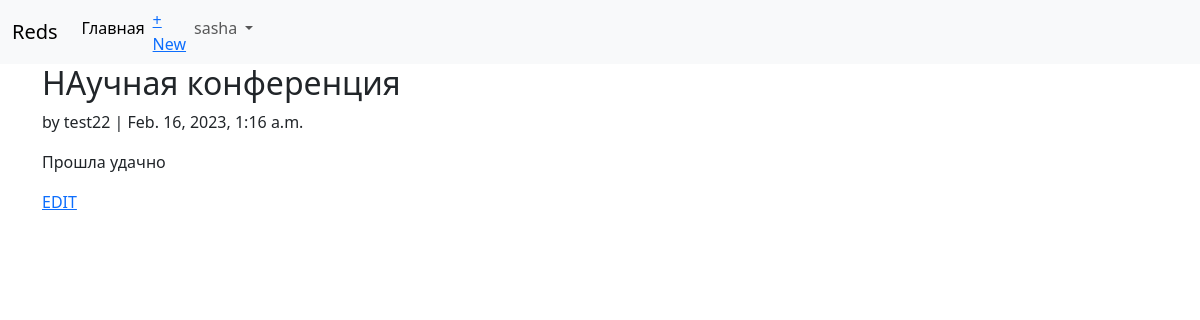
/articles/2/ (signed in), run on the app's committed database.
### users/models.py (models this page shows)
class CustomUser(AbstractUser):
    phone = models.CharField(max_length=20, help_text='Телефон', verbose_name='Телефон пользователя')

### articles/models.py (models this page shows, shortened)
class Articles(models.Model):
    title = models.CharField(max_length=255)
    body = models.TextField()
    date = models.DateTimeField(auto_now_add=True)
    author = models.ForeignKey(settings.AUTH_USER_MODEL, on_delete=models.CASCADE)

### articles/views.py (the view)
# urls.py: path('<int:pk>/', views.ArticleDetailView.as_view(), name='article_detail'),
class ArticleDetailView(DetailView):
    model = models.Articles
    template_name = 'article_detail.html'

### templates/article_detail.html
{% extends "base.html" %}
{% block content %}
<div class="article-entry">
    <h2>{{object.title}} </h2>
    <p>by {{object.author}} | {{object.date}}</p>
    <p> {{object.body}}</p>
</div>
<p> <a href="{% url 'article_edit' article.pk %}">EDIT</a> </p>
{% endblock content %}

### templates/base.html (shortened to what this page needs)
<!doctype html>
<html lang="ru">
  <head>
    <link href="https://cdn.jsdelivr.net/npm/bootstrap@5.3.0-alpha1/dist/css/bootstrap.min.css" rel="stylesheet">
  </head>
  <body>
  </body>
</html>
<nav class="navbar navbar-expand-lg bg-body-tertiary">
  <div class="container-fluid">
    <a class="navbar-brand" href="{% url 'login' %}">Reds</a>
                  {% if user.is_authenticated %}
    <div class="collapse navbar-collapse" id="navbarScroll">
      <ul class="navbar-nav me-auto my-2 my-lg-0 navbar-nav-scroll" style="--bs-scroll-height: 100px;">
        <li class="nav-item">
          <a class="nav-link active" aria-current="page" href="#">Главная</a>
        </li>
          <li class="nav-item"><a href="{% url 'article_new' %}">+ New</a></li>
        <li class="nav-item dropdown">
          <a class="nav-link dropdown-toggle" href="#" role="button" data-bs-toggle="dropdown" aria-expanded="false">
                          {{ user.username }}
          </a>
          <ul class="dropdown-menu">
            <li><a class="dropdown-item" href="{% url 'logout' %}">Log out</li>
             {% else %}
          </ul>
        <form class="form-inline ml-auto">
<a href="{% url 'login' %}" class="btn btn-outline-secondary">Log in</a>
<a href="{% url 'signup' %}" class="btn btn-primary ml-2">Sign up</a>
</form>
{% endif %}
</div>
</nav>
<div class="container">
{% block content %}
{% endblock %}
</div>

### data on the page
CustomUser: username "sasha"
Articles: title "НАучная конференция", author "test22", date "Feb. 16, 2023, 1:16 a.m.", body "Прошла удачно"
